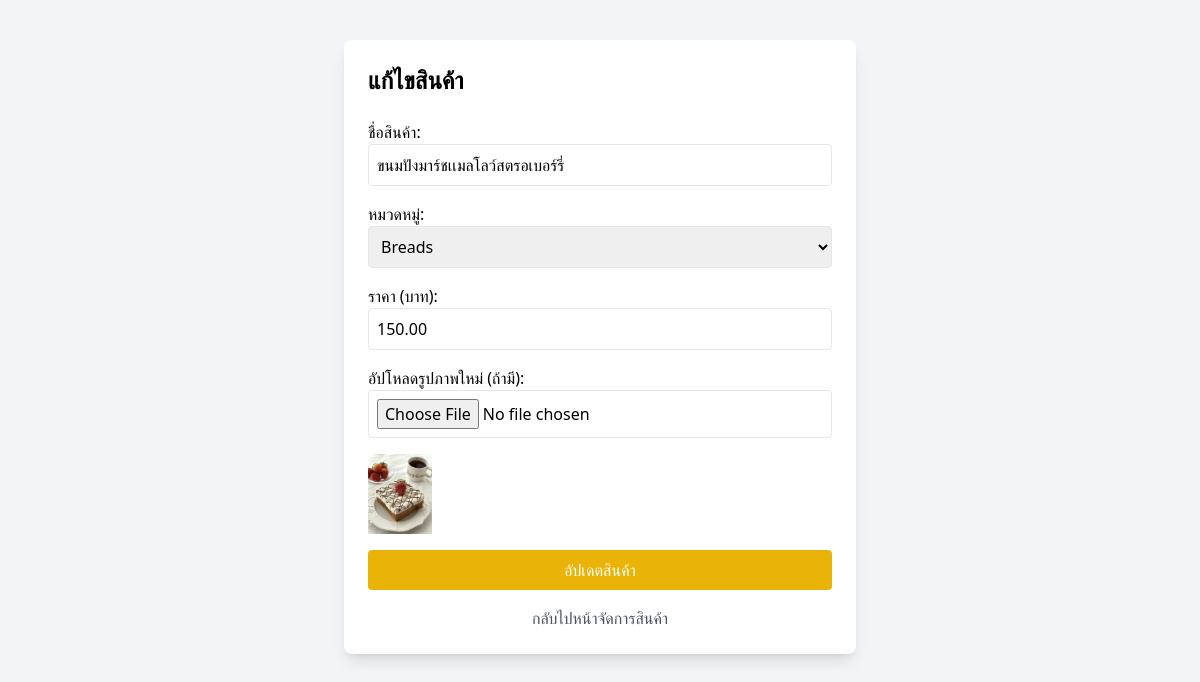
Page /edit_product.php?id=2 on the committed database.
### tables this page shows
CREATE TABLE `products` (
  `id` int(11) NOT NULL,
  `name` varchar(255) NOT NULL,
  `price` decimal(10,2) NOT NULL DEFAULT 0.00,
  `subcategory_id` int(11) NOT NULL,
  `image` varchar(255) NOT NULL
);

CREATE TABLE `subcategories` (
  `id` int(11) NOT NULL,
  `category_id` int(11) NOT NULL,
  `name` varchar(255) NOT NULL
);

### edit_product.php (the view, shortened to what this page needs)
<?php
include 'db_connect.php';
$product_id = $_GET['id'];
$result = $conn->query("SELECT * FROM products WHERE id = '$product_id'");
$product = $result->fetch_assoc();
$categories_result = $conn->query("SELECT * FROM subcategories");
?>
<!DOCTYPE html>
<html lang="en">
<head>
    <script src="https://cdn.tailwindcss.com"></script>
</head>
<body class="bg-gray-100 p-10">
    <div class="w-full max-w-lg mx-auto bg-white p-6 rounded-lg shadow-lg">
        <h1 class="text-2xl font-bold mb-6">แก้ไขสินค้า</h1>
        <form action="edit_product.php?id=<?= $product_id; ?>" method="POST" enctype="multipart/form-data">
            <div class="mb-4">
                <label class="block font-medium">ชื่อสินค้า:</label>
                <input type="text" name="name" value="<?= $product['name']; ?>" required class="w-full border p-2 rounded">
            </div>
            <div class="mb-4">
                <label class="block font-medium">หมวดหมู่:</label>
                <select name="subcategory_id" required class="w-full border p-2 rounded">
                    <?php while ($row = $categories_result->fetch_assoc()) : ?>
                        <option value="<?= $row['id']; ?>" <?= $row['id'] == $product['subcategory_id'] ? 'selected' : ''; ?>>
                            <?= $row['name']; ?>
                        </option>
                    <?php endwhile; ?>
                </select>
            </div>
            <div class="mb-4">
                <label class="block font-medium">ราคา (บาท):</label>
                <input type="number" name="price" value="<?= $product['price']; ?>" step="0.01" required class="w-full border p-2 rounded">
            </div>
            <div class="mb-4">
                <label class="block font-medium">อัปโหลดรูปภาพใหม่ (ถ้ามี):</label>
                <input type="file" name="image" accept="image/*" class="w-full border p-2 rounded">
            </div>
            <div class="mb-4">
                <img src="uploads/<?= $product['image']; ?>" class="h-20">
            </div>
            <button type="submit" class="w-full bg-yellow-500 text-white p-2 rounded hover:bg-yellow-600">อัปเดตสินค้า</button>
        </form>
        <a href="admin_product.php" class="block text-center mt-4 text-gray-600 hover:underline">กลับไปหน้าจัดการสินค้า</a>
    </div>
</body>
</html>

### rows in the picture
products: name "ขนมปังมาร์ชเเมลโลว์สตรอเบอร์รี่", subcategory_id "Breads", price "150.00", image (picture)
